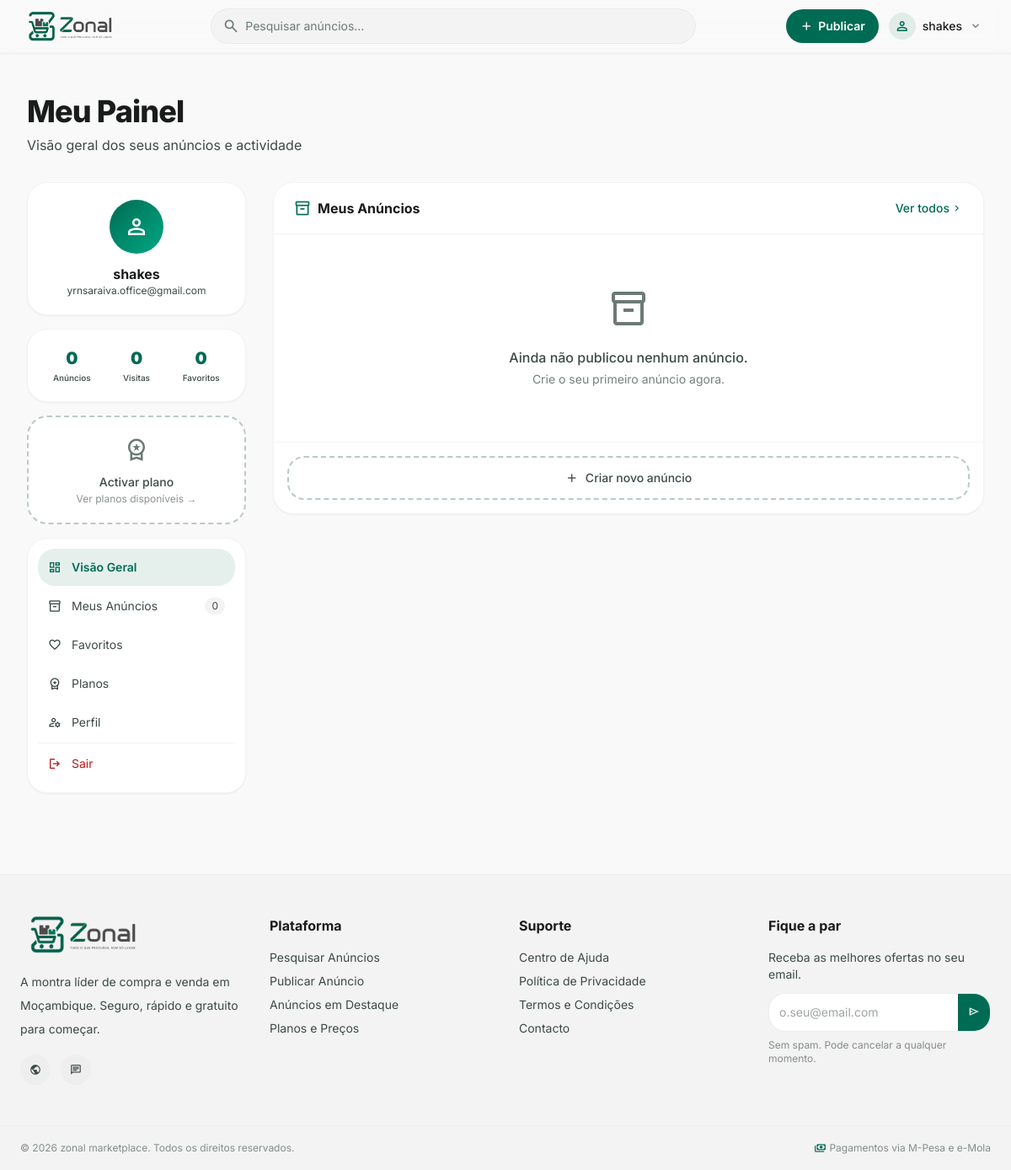
Before: /dashboard/ (signed in) with the older database file.
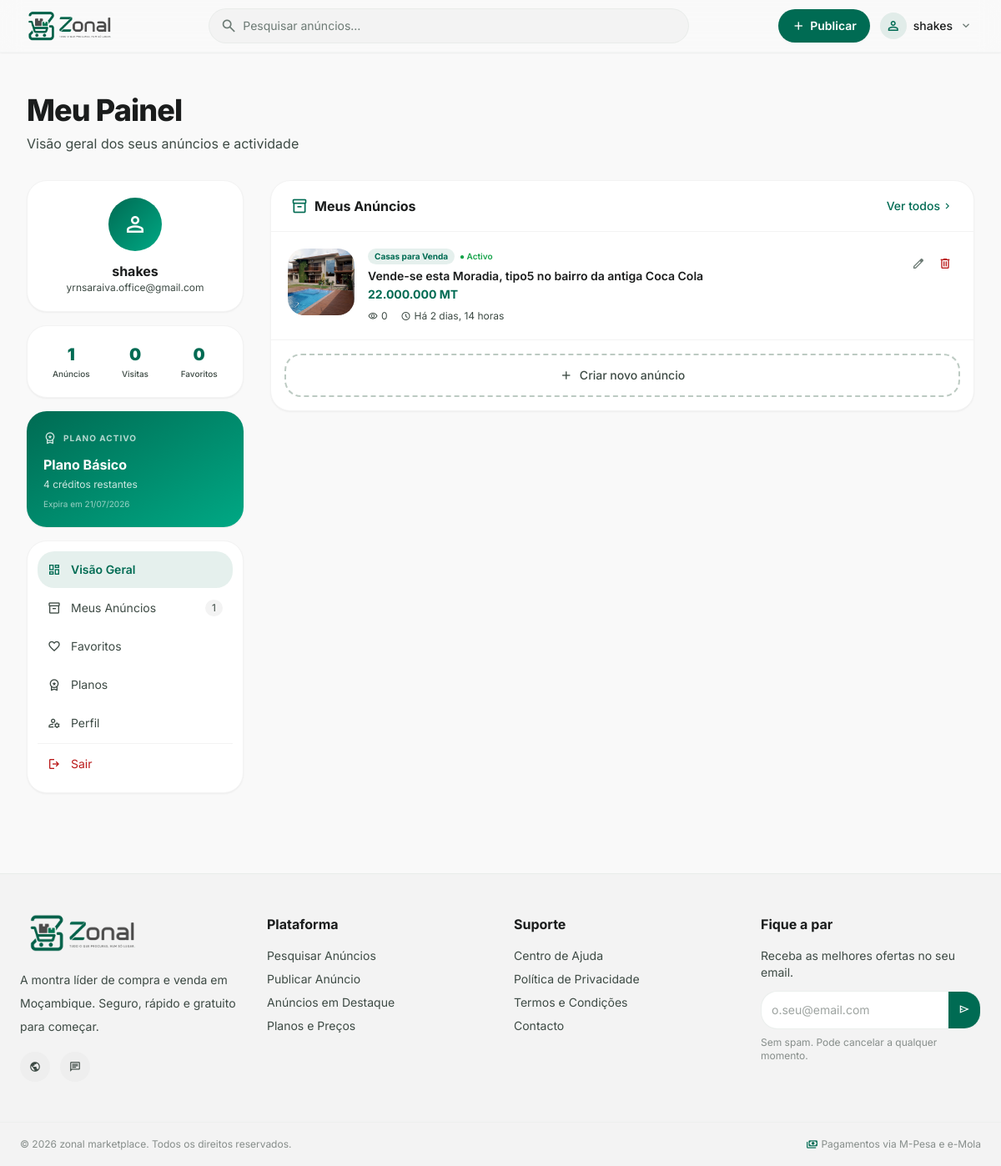
After: the same page with the newer database file.
### apps/pagamentos/models.py (models this page shows, shortened)
class SubscricaoUtilizador(models.Model):
    ESTADO_CHOICES = [
        ('pendente', 'Pendente de Pagamento'),
        ('activa', 'Activa'),
        ('expirada', 'Expirada'),
        ('cancelada', 'Cancelada'),
    ]
    utilizador = models.ForeignKey(User, on_delete=models.CASCADE, related_name='subscricoes')
    plano = models.ForeignKey(PlanoPublicacao, on_delete=models.PROTECT, related_name='subscricoes')
    estado = models.CharField(max_length=20, choices=ESTADO_CHOICES, default='pendente')
    creditos_totais = models.PositiveIntegerField(null=True, blank=True)
    creditos_usados = models.PositiveIntegerField(default=0)
    inicio_em = models.DateTimeField(null=True, blank=True)
    expira_em = models.DateTimeField(null=True, blank=True)
    criado_em = models.DateTimeField(auto_now_add=True)
    actualizado_em = models.DateTimeField(auto_now=True)
    preco_pago = models.DecimalField(max_digits=12, decimal_places=2)
    class Meta:
        verbose_name = 'Subscrição'
        verbose_name_plural = 'Subscrições'
        ordering = ['-criado_em']
        indexes = [
            models.Index(fields=['utilizador', 'estado', 'expira_em']),
        ]
    @property
    def ilimitado(self):
        return self.creditos_totais is None
    @property
    def creditos_disponiveis(self):
        if self.ilimitado:
            return None
        return max(0, self.creditos_totais - self.creditos_usados)
    @property
    def expirada(self):
        if not self.expira_em:
            return False
        return timezone.now() > self.expira_em

class PlanoPublicacao(models.Model):
    TIPO_CHOICES = [
        ('avulso', 'Por Anúncio'),
        ('subscricao', 'Subscrição'),
    ]
    nome = models.CharField(max_length=100)
    descricao = models.TextField(blank=True)
    tipo = models.CharField(max_length=20, choices=TIPO_CHOICES)
    preco = models.DecimalField(max_digits=12, decimal_places=2, help_text='Preço em Meticais (MZN)')
    max_anuncios = models.PositiveIntegerField(null=True, blank=True, help_text='Deixar em branco para ilimitado')
    duracao_anuncio_dias = models.PositiveIntegerField(default=30)
    duracao_subscricao_dias = models.PositiveIntegerField(default=30)
    max_imagens = models.PositiveIntegerField(default=6)
    dias_destaque_incluidos = models.PositiveIntegerField(default=0)
    activo = models.BooleanField(default=True)
    ordem = models.PositiveIntegerField(default=0)
    criado_em = models.DateTimeField(auto_now_add=True)
    actualizado_em = models.DateTimeField(auto_now=True)
    class Meta:
        verbose_name = 'Plano de publicação'
        verbose_name_plural = 'Planos de publicação'
        ordering = ['ordem', 'preco']
    @property
    def ilimitado(self):
        return self.max_anuncios is None

### apps/anuncios/models.py (models this page shows, shortened)
class Anuncio(models.Model):
    ESTADO_CHOICES = [
        ('rascunho', 'Rascunho'),
        ('pendente_pagamento', 'Pendente de Pagamento'),
        ('activo', 'Activo'),
        ('pausado', 'Pausado'),
        ('vendido', 'Vendido'),
        ('expirado', 'Expirado'),
        ('eliminado', 'Eliminado'),
        ('rejeitado', 'Rejeitado'),
    ]
    utilizador = models.ForeignKey(User, on_delete=models.CASCADE, related_name='anuncios')
    categoria = models.ForeignKey(Categoria, on_delete=models.PROTECT, related_name='anuncios')
    subscricao = models.ForeignKey(
        SubscricaoUtilizador, on_delete=models.SET_NULL,
        null=True, blank=True, related_name='anuncios_publicados',
    )
    titulo = models.CharField(max_length=100)
    descricao = models.TextField(max_length=2000)
    preco = models.DecimalField(max_digits=12, decimal_places=2, null=True, blank=True)
    preco_negociavel = models.BooleanField(default=False)
    provincia = models.CharField(max_length=50)
    cidade = models.CharField(max_length=50)
    bairro = models.CharField(max_length=100, blank=True)
    estado = models.CharField(max_length=30, choices=ESTADO_CHOICES, default='pendente_pagamento')
    motivo_rejeicao = models.TextField(blank=True)
    visualizacoes = models.PositiveIntegerField(default=0)
    contactos_recebidos = models.PositiveIntegerField(default=0)
    auto_renovar = models.BooleanField(default=False)
    criado_em = models.DateTimeField(auto_now_add=True)
    actualizado_em = models.DateTimeField(auto_now=True)
    expira_em = models.DateTimeField(null=True, blank=True)
    publicado_em = models.DateTimeField(null=True, blank=True)
    class Meta:
        verbose_name = 'Anúncio'
        verbose_name_plural = 'Anúncios'
        ordering = ['-publicado_em']
    @property
    def destacado(self):
        return self.destaques.filter(activo=True, fim_em__gt=timezone.now()).exists()

### apps/categorias/models.py (models this page shows, shortened)
class Categoria(models.Model):
    pai = models.ForeignKey(
        'self', on_delete=models.CASCADE,
        null=True, blank=True, related_name='subcategorias'
    )
    nome = models.CharField(max_length=100)
    slug = models.SlugField(max_length=100, unique=True)
    icone_url = models.CharField(max_length=255, blank=True)
    ordem = models.PositiveIntegerField(default=0)
    activa = models.BooleanField(default=True)
    nivel = models.PositiveIntegerField(default=0)
    class Meta:
        verbose_name = 'Categoria'
        verbose_name_plural = 'Categorias'
        ordering = ['ordem', 'nome']

### apps/anuncios/views.py (the view)
# urls.py: path('dashboard/', views.dashboard_view, name='dashboard'),           # ← novo
@login_required
def dashboard_view(request):
    anuncios_qs = Anuncio.objects.filter(
        utilizador=request.user
    ).exclude(estado='eliminado').select_related('categoria').prefetch_related('imagens').order_by('-publicado_em')
    ctx = _sidebar_context(request.user)
    ctx.update({
        'meus_anuncios': [_anuncio_para_dict(a, request) for a in anuncios_qs[:5]],
        'favoritos': _favoritos_lista(request.user, request, limite=4),
        'active_tab': 'dashboard',
        'page_title': 'Meu Painel',
        'page_subtitle': 'Visão geral dos seus anúncios e actividade',
    })
    return render(request, 'users/dashboard.html', ctx)

### apps/anuncios/views.py (called while the page is built)
def _anuncio_para_dict(anuncio, request):
    imgs = list(anuncio.imagens.all())
    img = next(
        (i for i in imgs if i.principal),
        imgs[0] if imgs else None
    )
    return {
        'id': anuncio.id,
        'titulo': anuncio.titulo,
        'preco': anuncio.preco,
        'estado': anuncio.estado,
        'get_estado_display': anuncio.get_estado_display(),
        'categoria_nome': anuncio.categoria.nome,
        'visualizacoes': anuncio.visualizacoes,
        'publicado_em': anuncio.publicado_em,
        'provincia': anuncio.provincia,
        'cidade': anuncio.cidade,
        'imagem_principal': request.build_absolute_uri(img.imagem.url) if img else None,
        'destacado': anuncio.destacado,
    }

def _get_subscricao_activa(user):
    return (
        SubscricaoUtilizador.objects
        .filter(utilizador=user, estado='activa', expira_em__gt=timezone.now())
        .select_related('plano')
        .order_by('expira_em')
        .first()
    )

### templates/users/dashboard.html (shortened to what the changed rows need)
{% extends "users/area_utilizador.html" %}
{% load humanize %}
{% block area_content %}
<section class="bg-surface-container-lowest rounded-2xl shadow-sm border border-surface-container-low overflow-hidden">
    <div class="flex items-center justify-between px-6 py-4 border-b border-surface-container-low">
        <h2 class="font-bold text-on-surface flex items-center gap-2">
            <span class="material-symbols-outlined text-primary text-xl">inventory_2</span>
            Meus Anúncios
        </h2>
    </div>
    <div class="divide-y divide-surface-container-low" id="lista-anuncios">
        {% for anuncio in meus_anuncios %}
        <div class="flex gap-4 p-5 hover:bg-surface-container-low/50 transition-colors anuncio-item"
             data-id="{{ anuncio.id }}">
            <div class="w-20 h-20 flex-shrink-0 rounded-xl overflow-hidden bg-surface-container-low">
                {% if anuncio.imagem_principal %}
                <img class="w-full h-full object-cover" src="{{ anuncio.imagem_principal }}" alt="{{ anuncio.titulo }}"/>
                {% else %}
                <div class="w-full h-full flex items-center justify-center">
                    <span class="material-symbols-outlined text-outline">image</span>
                </div>
                {% endif %}
            </div>
            <div class="flex-1 min-w-0">
                <div class="flex items-start justify-between gap-2">
                    <div class="min-w-0">
                        <div class="flex flex-wrap items-center gap-1.5 mb-1">
                            <span class="text-[10px] font-bold bg-primary/10 text-primary px-2 py-0.5 rounded-full">
                                {{ anuncio.categoria_nome }}
                            </span>
                            <span class="text-[10px] font-semibold
                                {% if anuncio.estado == 'activo' %}text-green-600
                                {% elif anuncio.estado == 'expirado' %}text-error
                                {% elif anuncio.estado == 'pendente_pagamento' %}text-amber-500
                                {% elif anuncio.estado == 'pausado' %}text-blue-500
                                {% else %}text-on-surface-variant{% endif %}">
                                ● {{ anuncio.get_estado_display }}
                            </span>
                        </div>
                        <a href="{% url 'anuncio-detalhe-view' anuncio.id %}"
                           class="font-semibold text-on-surface hover:text-primary transition-colors text-sm line-clamp-1 block">
                            {{ anuncio.titulo }}
                        </a>
                        <p class="font-bold text-primary text-sm mt-0.5">{{ anuncio.preco|floatformat:0 }} MT</p>
                    </div>
                    <div class="flex gap-1 flex-shrink-0">
                        <a href="{% url 'anuncio-editar-view' anuncio.id %}"
                           class="p-1.5 rounded-lg hover:bg-surface-container-low transition-colors"
                           title="Editar">
                            <span class="material-symbols-outlined text-outline text-base">edit</span>
                        </a>
                        <button onclick="eliminarAnuncio({{ anuncio.id }}, this)"
                                class="p-1.5 rounded-lg hover:bg-error-container/30 transition-colors"
                                title="Eliminar">
                            <span class="material-symbols-outlined text-error text-base">delete</span>
                        </button>
                    </div>
                </div>
                <div class="flex items-center gap-4 mt-2 text-xs text-on-surface-variant">
                    <span class="flex items-center gap-1">
                        <span class="material-symbols-outlined text-[12px]">visibility</span>
                        {{ anuncio.visualizacoes }}
                    </span>
                    {% if anuncio.publicado_em %}
                    <span class="flex items-center gap-1">
                        <span class="material-symbols-outlined text-[12px]">schedule</span>
                        Há {{ anuncio.publicado_em|timesince }}
                    </span>
                    {% endif %}
                </div>
            </div>
        </div>
        {% empty %}
        <div class="text-center py-16 text-on-surface-variant">
            <span class="material-symbols-outlined text-5xl text-outline">inventory_2</span>
            <p class="mt-4 font-medium">Ainda não publicou nenhum anúncio.</p>
            <p class="text-sm mt-1 text-on-surface-variant/70">Crie o seu primeiro anúncio agora.</p>
        </div>
        {% endfor %}
    </div>
</section>
{% endblock %}

### templates/users/area_utilizador.html (shortened to what the changed rows need)
{% extends "base.html" %}
{% load static %}
{% block content %}
<main class="pt-24 pb-24 px-4 md:px-8 max-w-7xl mx-auto mt-4">
    <div class="mb-8">
        <h1 class="text-3xl md:text-4xl font-extrabold text-on-surface tracking-tight">
            {{ page_title|default:"Meu Painel" }}
        </h1>
    </div>
    <div class="grid grid-cols-1 lg:grid-cols-12 gap-8">
        <div class="lg:col-span-3">
            <aside class="sticky top-24 space-y-4">
                <div class="bg-surface-container-lowest rounded-2xl p-5 shadow-sm border border-surface-container-low">
                    <div class="grid grid-cols-3 gap-3 text-center">
                        <div>
                            <p class="text-xl font-black text-primary" id="stat-anuncios">{{ total_anuncios|default:0 }}</p>
                            <p class="text-[10px] text-on-surface-variant font-medium mt-0.5">Anúncios</p>
                        </div>
                    </div>
                </div>
                {% if subscricao_activa %}
                <div class="bg-gradient-to-br from-primary to-primary-container rounded-2xl p-5 text-white shadow-sm">
                    <div class="flex items-center gap-2 mb-2">
                        <span class="material-symbols-outlined text-white/80 text-base">workspace_premium</span>
                        <span class="text-[10px] font-bold text-white/70 uppercase tracking-widest">Plano activo</span>
                    </div>
                    <p class="font-bold text-base">{{ subscricao_activa.plano.nome }}</p>
                    {% if subscricao_activa.ilimitado %}
                    <p class="text-xs text-white/80 mt-1">Anúncios ilimitados</p>
                    {% else %}
                    <p class="text-xs text-white/80 mt-1">
                        {{ subscricao_activa.creditos_disponiveis }} crédito{{ subscricao_activa.creditos_disponiveis|pluralize:"s" }} restante{{ subscricao_activa.creditos_disponiveis|pluralize:"s" }}
                    </p>
                    {% endif %}
                    <p class="text-[10px] text-white/60 mt-2">
                        Expira em {{ subscricao_activa.expira_em|date:"d/m/Y" }}
                    </p>
                </div>
                {% else %}
                <a href="{% url 'planos' %}"
                   class="block bg-surface-container-lowest rounded-2xl p-5 border-2 border-dashed
                          border-outline-variant hover:border-primary transition-all text-center group">
                    <span class="material-symbols-outlined text-outline text-3xl group-hover:text-primary transition-colors">workspace_premium</span>
                    <p class="text-sm font-medium text-on-surface-variant group-hover:text-primary transition-colors mt-2">
                        Activar plano
                    </p>
                    <p class="text-xs text-on-surface-variant/60 mt-0.5">Ver planos disponíveis →</p>
                </a>
                {% endif %}
                <div class="bg-surface-container-lowest rounded-2xl p-3 shadow-sm border border-surface-container-low">
                    <nav class="space-y-0.5">
                        <a href="{% url 'meus-anuncios' %}"
                           class="flex items-center gap-3 px-3 py-2.5 rounded-xl text-sm transition-all
                                  {% if active_tab == 'anuncios' %}bg-primary/10 text-primary font-semibold
                                  {% else %}text-on-surface-variant hover:bg-surface-container-low hover:text-on-surface{% endif %}">
                            <span class="material-symbols-outlined text-base">inventory_2</span>
                            Meus Anúncios
                            <span class="ml-auto text-xs bg-surface-container-low px-2 py-0.5 rounded-full
                                         {% if active_tab == 'anuncios' %}bg-primary/20{% endif %}">
                                {{ total_anuncios|default:0 }}
                            </span>
                        </a>
                    </nav>
                </div>
            </aside>
        </div>
        <div class="lg:col-span-9 space-y-6">
            {% block area_content %}{% endblock %}
        </div>
    </div>
</main>
{% endblock %}

Changed rows visible on the page:
added SubscricaoUtilizador: plano.nome "Plano Básico", creditos_disponiveis "4", expira_em "21/07/2026"
added Anuncio: categoria_nome "Casas para Venda", estado "Activo", titulo "Vende-se esta Moradia, tipo5 no bairro da antiga Coca Cola", preco "22.000.000", visualizacoes "0", publicado_em "2 dias, 14 horas"
Other visible differences:
{{ total_anuncios|default:0 }}: "0" → "1"
text no longer shown: "Activar plano Ver planos disponíveis → Ainda não publicou nenhum anúncio. Crie o seu primeiro anúncio agora."
text now shown: "PLANO ACTIVO crédito restante Expira em"
